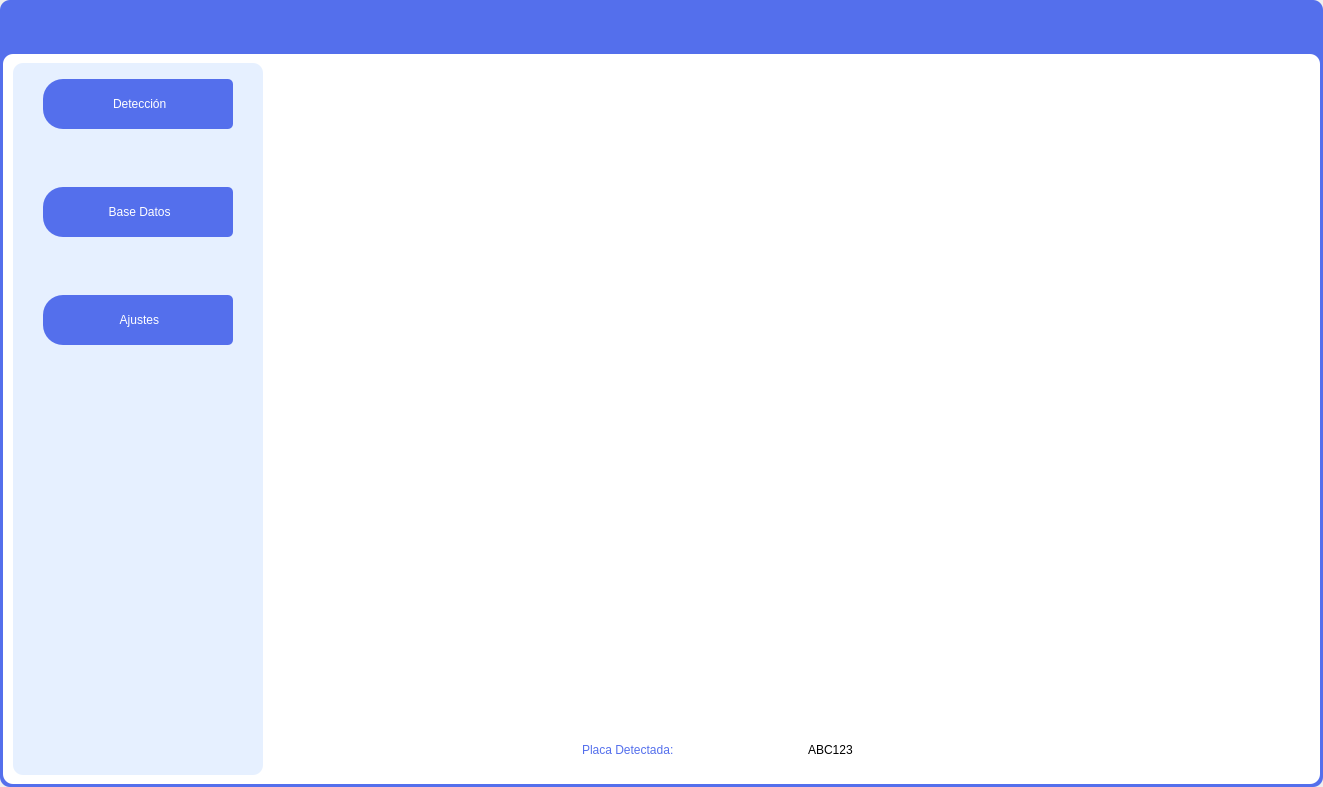
<?xml version="1.0" encoding="UTF-8"?>
<ui version="4.0">
 <class>MainWindow</class>
 <widget class="QMainWindow" name="MainWindow">
  <property name="geometry">
   <rect>
    <x>0</x>
    <y>0</y>
    <width>1323</width>
    <height>787</height>
   </rect>
  </property>
  <property name="windowTitle">
   <string>MainWindow</string>
  </property>
  <widget class="QWidget" name="centralwidget">
   <layout class="QHBoxLayout" name="horizontalLayout">
    <property name="spacing">
     <number>0</number>
    </property>
    <property name="leftMargin">
     <number>0</number>
    </property>
    <property name="topMargin">
     <number>0</number>
    </property>
    <property name="rightMargin">
     <number>0</number>
    </property>
    <property name="bottomMargin">
     <number>0</number>
    </property>
    <item>
     <widget class="QFrame" name="frame">
      <property name="styleSheet">
       <string notr="true">background-color: rgb(84,111,236);
border-radius: 10px;</string>
      </property>
      <property name="frameShape">
       <enum>QFrame::StyledPanel</enum>
      </property>
      <property name="frameShadow">
       <enum>QFrame::Raised</enum>
      </property>
      <layout class="QVBoxLayout" name="verticalLayout">
       <property name="leftMargin">
        <number>3</number>
       </property>
       <property name="topMargin">
        <number>0</number>
       </property>
       <property name="rightMargin">
        <number>3</number>
       </property>
       <property name="bottomMargin">
        <number>3</number>
       </property>
       <item>
        <widget class="QFrame" name="frame_superior">
         <property name="minimumSize">
          <size>
           <width>0</width>
           <height>48</height>
          </size>
         </property>
         <property name="maximumSize">
          <size>
           <width>16777215</width>
           <height>48</height>
          </size>
         </property>
         <property name="styleSheet">
          <string notr="true">QFrame{
background-color: rgb(84,111,236);
}

QPushButton{
border-radius:18px;
background-color: rgb(84,111,236);
}

QPushButton:hover{
background-color: rgb(39,74,233);
}</string>
         </property>
         <property name="frameShape">
          <enum>QFrame::StyledPanel</enum>
         </property>
         <property name="frameShadow">
          <enum>QFrame::Raised</enum>
         </property>
         <layout class="QHBoxLayout" name="horizontalLayout_2">
          <property name="spacing">
           <number>15</number>
          </property>
          <property name="leftMargin">
           <number>10</number>
          </property>
          <property name="topMargin">
           <number>0</number>
          </property>
          <property name="rightMargin">
           <number>5</number>
          </property>
          <property name="bottomMargin">
           <number>0</number>
          </property>
          <item>
           <widget class="QPushButton" name="btn_menu">
            <property name="minimumSize">
             <size>
              <width>250</width>
              <height>36</height>
             </size>
            </property>
            <property name="maximumSize">
             <size>
              <width>250</width>
              <height>36</height>
             </size>
            </property>
            <property name="styleSheet">
             <string notr="true">QPushButton:hover{
background-color: rgb(39,74,233);
border-radius: 5px
}</string>
            </property>
            <property name="text">
             <string/>
            </property>
            <property name="icon">
             <iconset>
              <normaloff>icons/menu.svg</normaloff>icons/menu.svg</iconset>
            </property>
            <property name="iconSize">
             <size>
              <width>36</width>
              <height>36</height>
             </size>
            </property>
           </widget>
          </item>
          <item>
           <spacer name="horizontalSpacer">
            <property name="orientation">
             <enum>Qt::Horizontal</enum>
            </property>
            <property name="sizeHint" stdset="0">
             <size>
              <width>844</width>
              <height>20</height>
             </size>
            </property>
           </spacer>
          </item>
          <item>
           <widget class="QPushButton" name="btn_min">
            <property name="minimumSize">
             <size>
              <width>36</width>
              <height>36</height>
             </size>
            </property>
            <property name="maximumSize">
             <size>
              <width>36</width>
              <height>36</height>
             </size>
            </property>
            <property name="text">
             <string/>
            </property>
            <property name="icon">
             <iconset>
              <normaloff>icons/minus.svg</normaloff>icons/minus.svg</iconset>
            </property>
            <property name="iconSize">
             <size>
              <width>36</width>
              <height>36</height>
             </size>
            </property>
           </widget>
          </item>
          <item>
           <widget class="QPushButton" name="btn_max">
            <property name="minimumSize">
             <size>
              <width>36</width>
              <height>36</height>
             </size>
            </property>
            <property name="maximumSize">
             <size>
              <width>36</width>
              <height>36</height>
             </size>
            </property>
            <property name="text">
             <string/>
            </property>
            <property name="icon">
             <iconset>
              <normaloff>icons/chevrons-up.svg</normaloff>icons/chevrons-up.svg</iconset>
            </property>
            <property name="iconSize">
             <size>
              <width>36</width>
              <height>36</height>
             </size>
            </property>
           </widget>
          </item>
          <item>
           <widget class="QPushButton" name="btn_normal">
            <property name="minimumSize">
             <size>
              <width>36</width>
              <height>36</height>
             </size>
            </property>
            <property name="maximumSize">
             <size>
              <width>36</width>
              <height>36</height>
             </size>
            </property>
            <property name="text">
             <string/>
            </property>
            <property name="icon">
             <iconset>
              <normaloff>icons/chevrons-down.svg</normaloff>icons/chevrons-down.svg</iconset>
            </property>
            <property name="iconSize">
             <size>
              <width>36</width>
              <height>36</height>
             </size>
            </property>
           </widget>
          </item>
          <item>
           <widget class="QPushButton" name="btn_cerrar">
            <property name="minimumSize">
             <size>
              <width>36</width>
              <height>36</height>
             </size>
            </property>
            <property name="maximumSize">
             <size>
              <width>36</width>
              <height>36</height>
             </size>
            </property>
            <property name="styleSheet">
             <string notr="true">QPushButton:hover{
background-color: rgb(230,0,0);
}</string>
            </property>
            <property name="text">
             <string/>
            </property>
            <property name="icon">
             <iconset>
              <normaloff>icons/x.svg</normaloff>icons/x.svg</iconset>
            </property>
            <property name="iconSize">
             <size>
              <width>36</width>
              <height>36</height>
             </size>
            </property>
           </widget>
          </item>
         </layout>
        </widget>
       </item>
       <item>
        <widget class="QFrame" name="frame_contenido">
         <property name="styleSheet">
          <string notr="true">background-color: rgb(255,255,255);
border-radius: 10px;</string>
         </property>
         <property name="frameShape">
          <enum>QFrame::StyledPanel</enum>
         </property>
         <property name="frameShadow">
          <enum>QFrame::Raised</enum>
         </property>
         <layout class="QHBoxLayout" name="horizontalLayout_3">
          <property name="leftMargin">
           <number>10</number>
          </property>
          <item>
           <widget class="QFrame" name="frame_menu">
            <property name="minimumSize">
             <size>
              <width>250</width>
              <height>0</height>
             </size>
            </property>
            <property name="maximumSize">
             <size>
              <width>0</width>
              <height>16777215</height>
             </size>
            </property>
            <property name="styleSheet">
             <string notr="true">QFrame{
background-color: rgb(230, 240, 255);
}

QPushButton{
background-color: rgb(84,111,236);
border-top-left-radius:20px;
border-bottom-left-radius:20px;
border-top-right-radius:5px;
border-bottom-right-radius:5px;
color:rgb(255, 255, 255);
font: 77 14pt &quot;Arial Black&quot;;
}

QPushButton:hover{
background-color: rgb(39,74,233);
border-top-left-radius:20px;
border-bottom-left-radius:20px;
color:rgb(255,255,255);
font: 77 14pt &quot;Arial Black&quot;;
border-top-right-radius:5px;
border-bottom-right-radius:5px;
}


QLabel{
color:rgb(84,111,236);
font: 77 16pt &quot;Arial Black&quot;;
}
</string>
            </property>
            <property name="frameShape">
             <enum>QFrame::StyledPanel</enum>
            </property>
            <property name="frameShadow">
             <enum>QFrame::Raised</enum>
            </property>
            <layout class="QVBoxLayout" name="verticalLayout_4">
             <property name="topMargin">
              <number>16</number>
             </property>
             <item>
              <layout class="QHBoxLayout" name="horizontalLayout_5">
               <item>
                <spacer name="horizontalSpacer_5">
                 <property name="orientation">
                  <enum>Qt::Horizontal</enum>
                 </property>
                 <property name="sizeHint" stdset="0">
                  <size>
                   <width>13</width>
                   <height>20</height>
                  </size>
                 </property>
                </spacer>
               </item>
               <item>
                <layout class="QVBoxLayout" name="verticalLayout_3">
                 <item>
                  <layout class="QVBoxLayout" name="verticalLayout_2">
                   <item>
                    <widget class="QPushButton" name="btn_deteccion">
                     <property name="minimumSize">
                      <size>
                       <width>190</width>
                       <height>50</height>
                      </size>
                     </property>
                     <property name="maximumSize">
                      <size>
                       <width>190</width>
                       <height>50</height>
                      </size>
                     </property>
                     <property name="text">
                      <string> Detección</string>
                     </property>
                     <property name="icon">
                      <iconset>
                       <normaloff>icons/camera.svg</normaloff>icons/camera.svg</iconset>
                     </property>
                     <property name="iconSize">
                      <size>
                       <width>30</width>
                       <height>30</height>
                      </size>
                     </property>
                    </widget>
                   </item>
                   <item>
                    <spacer name="verticalSpacer">
                     <property name="orientation">
                      <enum>Qt::Vertical</enum>
                     </property>
                     <property name="sizeHint" stdset="0">
                      <size>
                       <width>20</width>
                       <height>40</height>
                      </size>
                     </property>
                    </spacer>
                   </item>
                   <item>
                    <widget class="QPushButton" name="btn_basedatos">
                     <property name="minimumSize">
                      <size>
                       <width>190</width>
                       <height>50</height>
                      </size>
                     </property>
                     <property name="maximumSize">
                      <size>
                       <width>190</width>
                       <height>50</height>
                      </size>
                     </property>
                     <property name="text">
                      <string> Base Datos</string>
                     </property>
                     <property name="icon">
                      <iconset>
                       <normaloff>icons/database.svg</normaloff>icons/database.svg</iconset>
                     </property>
                     <property name="iconSize">
                      <size>
                       <width>30</width>
                       <height>30</height>
                      </size>
                     </property>
                    </widget>
                   </item>
                   <item>
                    <spacer name="verticalSpacer_2">
                     <property name="orientation">
                      <enum>Qt::Vertical</enum>
                     </property>
                     <property name="sizeHint" stdset="0">
                      <size>
                       <width>20</width>
                       <height>40</height>
                      </size>
                     </property>
                    </spacer>
                   </item>
                   <item>
                    <widget class="QPushButton" name="btn_ajustes">
                     <property name="minimumSize">
                      <size>
                       <width>190</width>
                       <height>50</height>
                      </size>
                     </property>
                     <property name="maximumSize">
                      <size>
                       <width>190</width>
                       <height>50</height>
                      </size>
                     </property>
                     <property name="text">
                      <string> Ajustes</string>
                     </property>
                     <property name="icon">
                      <iconset>
                       <normaloff>icons/settings.svg</normaloff>icons/settings.svg</iconset>
                     </property>
                     <property name="iconSize">
                      <size>
                       <width>30</width>
                       <height>30</height>
                      </size>
                     </property>
                    </widget>
                   </item>
                  </layout>
                 </item>
                 <item>
                  <spacer name="verticalSpacer_3">
                   <property name="orientation">
                    <enum>Qt::Vertical</enum>
                   </property>
                   <property name="sizeHint" stdset="0">
                    <size>
                     <width>20</width>
                     <height>40</height>
                    </size>
                   </property>
                  </spacer>
                 </item>
                 <item>
                  <layout class="QHBoxLayout" name="horizontalLayout_4">
                   <item>
                    <spacer name="horizontalSpacer_3">
                     <property name="orientation">
                      <enum>Qt::Horizontal</enum>
                     </property>
                     <property name="sizeHint" stdset="0">
                      <size>
                       <width>18</width>
                       <height>20</height>
                      </size>
                     </property>
                    </spacer>
                   </item>
                   <item>
                    <widget class="QLabel" name="label">
                     <property name="minimumSize">
                      <size>
                       <width>150</width>
                       <height>150</height>
                      </size>
                     </property>
                     <property name="maximumSize">
                      <size>
                       <width>150</width>
                       <height>150</height>
                      </size>
                     </property>
                     <property name="text">
                      <string/>
                     </property>
                     <property name="pixmap">
                      <pixmap>icons/escudo_negativo.png</pixmap>
                     </property>
                     <property name="scaledContents">
                      <bool>true</bool>
                     </property>
                    </widget>
                   </item>
                   <item>
                    <spacer name="horizontalSpacer_2">
                     <property name="orientation">
                      <enum>Qt::Horizontal</enum>
                     </property>
                     <property name="sizeHint" stdset="0">
                      <size>
                       <width>18</width>
                       <height>20</height>
                      </size>
                     </property>
                    </spacer>
                   </item>
                  </layout>
                 </item>
                </layout>
               </item>
               <item>
                <spacer name="horizontalSpacer_4">
                 <property name="orientation">
                  <enum>Qt::Horizontal</enum>
                 </property>
                 <property name="sizeHint" stdset="0">
                  <size>
                   <width>13</width>
                   <height>20</height>
                  </size>
                 </property>
                </spacer>
               </item>
              </layout>
             </item>
            </layout>
           </widget>
          </item>
          <item>
           <widget class="QFrame" name="frame_paginas">
            <property name="frameShape">
             <enum>QFrame::StyledPanel</enum>
            </property>
            <property name="frameShadow">
             <enum>QFrame::Raised</enum>
            </property>
            <layout class="QVBoxLayout" name="verticalLayout_5">
             <property name="leftMargin">
              <number>1</number>
             </property>
             <property name="topMargin">
              <number>1</number>
             </property>
             <property name="rightMargin">
              <number>1</number>
             </property>
             <property name="bottomMargin">
              <number>1</number>
             </property>
             <item>
              <widget class="QStackedWidget" name="stackedWidget">
               <widget class="QWidget" name="page_deteccion">
                <layout class="QHBoxLayout" name="horizontalLayout_8">
                 <item>
                  <spacer name="horizontalSpacer_8">
                   <property name="orientation">
                    <enum>Qt::Horizontal</enum>
                   </property>
                   <property name="sizeHint" stdset="0">
                    <size>
                     <width>177</width>
                     <height>20</height>
                    </size>
                   </property>
                  </spacer>
                 </item>
                 <item>
                  <layout class="QVBoxLayout" name="verticalLayout_6">
                   <item>
                    <widget class="QLabel" name="label_video">
                     <property name="minimumSize">
                      <size>
                       <width>640</width>
                       <height>480</height>
                      </size>
                     </property>
                     <property name="maximumSize">
                      <size>
                       <width>640</width>
                       <height>480</height>
                      </size>
                     </property>
                     <property name="text">
                      <string/>
                     </property>
                    </widget>
                   </item>
                   <item>
                    <spacer name="verticalSpacer_4">
                     <property name="orientation">
                      <enum>Qt::Vertical</enum>
                     </property>
                     <property name="sizeHint" stdset="0">
                      <size>
                       <width>20</width>
                       <height>40</height>
                      </size>
                     </property>
                    </spacer>
                   </item>
                   <item>
                    <layout class="QHBoxLayout" name="horizontalLayout_7">
                     <item>
                      <spacer name="horizontalSpacer_7">
                       <property name="orientation">
                        <enum>Qt::Horizontal</enum>
                       </property>
                       <property name="sizeHint" stdset="0">
                        <size>
                         <width>40</width>
                         <height>20</height>
                        </size>
                       </property>
                      </spacer>
                     </item>
                     <item>
                      <layout class="QHBoxLayout" name="horizontalLayout_6">
                       <item>
                        <widget class="QLabel" name="label_3">
                         <property name="minimumSize">
                          <size>
                           <width>220</width>
                           <height>30</height>
                          </size>
                         </property>
                         <property name="maximumSize">
                          <size>
                           <width>220</width>
                           <height>30</height>
                          </size>
                         </property>
                         <property name="styleSheet">
                          <string notr="true">color:rgb(84,111,236);
font: 77 14pt &quot;Arial Black&quot;;</string>
                         </property>
                         <property name="text">
                          <string>Placa Detectada:</string>
                         </property>
                        </widget>
                       </item>
                       <item>
                        <widget class="QLabel" name="label_text_placa">
                         <property name="minimumSize">
                          <size>
                           <width>190</width>
                           <height>30</height>
                          </size>
                         </property>
                         <property name="maximumSize">
                          <size>
                           <width>190</width>
                           <height>30</height>
                          </size>
                         </property>
                         <property name="styleSheet">
                          <string notr="true">color:rgb(0,0,0);
font: 14pt &quot;Franklin Gothic Demi Cond&quot;;


</string>
                         </property>
                         <property name="text">
                          <string>ABC123</string>
                         </property>
                        </widget>
                       </item>
                      </layout>
                     </item>
                     <item>
                      <spacer name="horizontalSpacer_6">
                       <property name="orientation">
                        <enum>Qt::Horizontal</enum>
                       </property>
                       <property name="sizeHint" stdset="0">
                        <size>
                         <width>40</width>
                         <height>20</height>
                        </size>
                       </property>
                      </spacer>
                     </item>
                    </layout>
                   </item>
                  </layout>
                 </item>
                 <item>
                  <spacer name="horizontalSpacer_9">
                   <property name="orientation">
                    <enum>Qt::Horizontal</enum>
                   </property>
                   <property name="sizeHint" stdset="0">
                    <size>
                     <width>176</width>
                     <height>20</height>
                    </size>
                   </property>
                  </spacer>
                 </item>
                </layout>
               </widget>
               <widget class="QWidget" name="page_base_datos"/>
               <widget class="QWidget" name="page_ajustes"/>
              </widget>
             </item>
            </layout>
           </widget>
          </item>
         </layout>
        </widget>
       </item>
      </layout>
     </widget>
    </item>
   </layout>
  </widget>
 </widget>
 <resources/>
 <connections/>
</ui>
